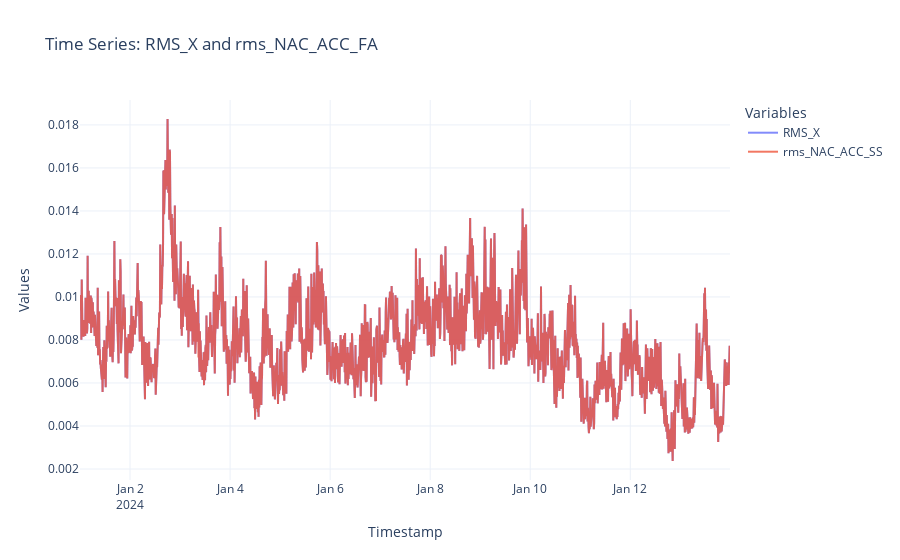
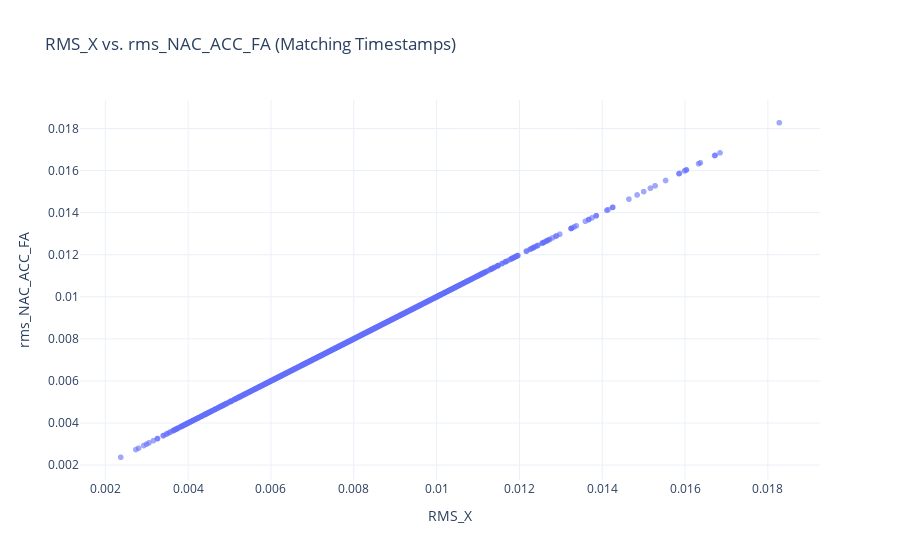

Notebook source saved alongside these figures, in order:
### Code cell
import pandas as pd
import plotly.express as px
import plotly.graph_objects as go

# Convert timestamps to datetime if not already
df['timestamp'] = pd.to_datetime(df['timestamp']).dt.tz_localize(None)
df_scada['timestamp'] = pd.to_datetime(df_scada['timestamp']).dt.tz_localize(None)

# Filter for specific turbine
start_date = pd.Timestamp('2024-01-01')
end_date = pd.Timestamp('2024-01-14')
df_filtered = df.query("turbine_name == 'NRTC03' and @start_date <= timestamp <= @end_date")
df_scada_filtered = df_scada.query("turbine_name == 'NRTC03' and @start_date <= timestamp <= @end_date")

# Merge on timestamp (inner join to keep only matching timestamps)
merged = pd.merge(df_filtered, df_scada_filtered, on='timestamp', how='inner')

# Time Series Plot
fig_time_series = go.Figure()

fig_time_series.add_trace(go.Scatter(
    x=merged['timestamp'],
    y=merged['RMS_X'],
    mode='lines',
    name='RMS_X',
    opacity=0.8
))

fig_time_series.add_trace(go.Scatter(
    x=merged['timestamp'],
    y=merged['rms_NAC_ACC_SS'],
    mode='lines',
    name='rms_NAC_ACC_SS',
    opacity=0.8
))

fig_time_series.update_layout(
    title='Time Series: RMS_X and rms_NAC_ACC_FA',
    xaxis_title='Timestamp',
    yaxis_title='Values',
    legend=dict(title="Variables"),
    template='plotly_white'
)

fig_time_series.show()

# Scatter Plot
fig_scatter = px.scatter(
    merged,
    x='RMS_X',
    y='rms_NAC_ACC_SS',
    labels={'RMS_X': 'RMS_X', 'rms_NAC_ACC_SS': 'rms_NAC_ACC_FA'},
    title='RMS_X vs. rms_NAC_ACC_FA (Matching Timestamps)',
    opacity=0.6
)

fig_scatter.update_layout(
    template='plotly_white'
)

fig_scatter.show()

### Figure 1 — Plotly figure (JSON) as saved in the notebook; plotly's stock layout.template omitted (floating-point values rounded to 4 significant figures; data arrays with more than 128 entries replaced by an {"elided": "..."} marker saying what was removed)
{"data": [{"mode": "lines", "name": "RMS_X", "opacity": 0.8, "type": "scatter", "x": {"elided": "1872 str values"}, "y": {"elided": "1872 float values"}}, {"mode": "lines", "name": "rms_NAC_ACC_SS", "opacity": 0.8, "type": "scatter", "x": {"elided": "1872 str values"}, "y": {"elided": "1872 float values"}}], "layout": {"legend": {"title": {"text": "Variables"}}, "title": {"text": "Time Series: RMS_X and rms_NAC_ACC_FA"}, "xaxis": {"title": {"text": "Timestamp"}}, "yaxis": {"title": {"text": "Values"}}}}

### Figure 2 — Plotly figure (JSON) as saved in the notebook; plotly's stock layout.template omitted (floating-point values rounded to 4 significant figures; data arrays with more than 128 entries replaced by an {"elided": "..."} marker saying what was removed)
{"data": [{"hovertemplate": "RMS_X=%{x}<br>rms_NAC_ACC_FA=%{y}<extra></extra>", "legendgroup": "", "marker": {"color": "#636efa", "opacity": 0.6, "symbol": "circle"}, "mode": "markers", "name": "", "showlegend": false, "type": "scattergl", "x": {"elided": "1872 float values"}, "xaxis": "x", "y": {"elided": "1872 float values"}, "yaxis": "y"}], "layout": {"legend": {"tracegroupgap": 0}, "title": {"text": "RMS_X vs. rms_NAC_ACC_FA (Matching Timestamps)"}, "xaxis": {"anchor": "y", "domain": [0, 1], "title": {"text": "RMS_X"}}, "yaxis": {"anchor": "x", "domain": [0, 1], "title": {"text": "rms_NAC_ACC_FA"}}}}
